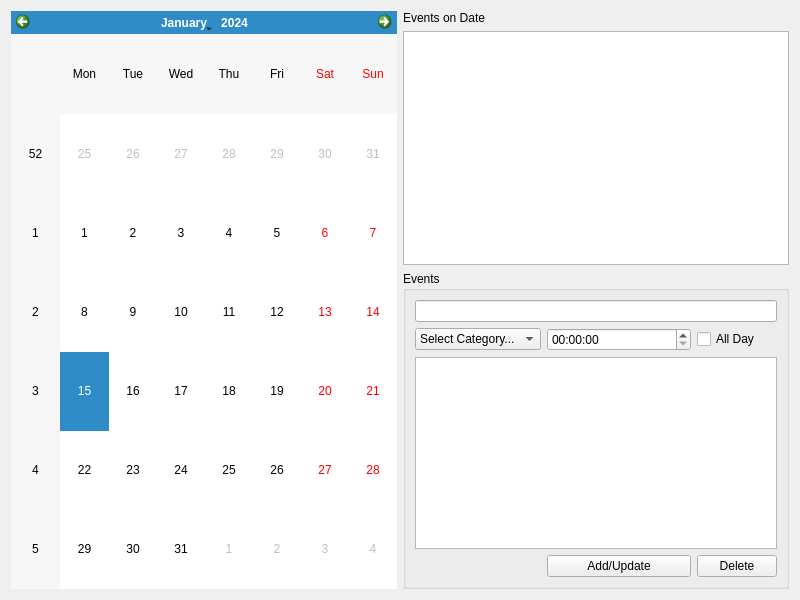
<?xml version="1.0" encoding="UTF-8"?>
<ui version="4.0">
 <class>MainWindow</class>
 <widget class="QWidget" name="MainWindow">
  <property name="geometry">
   <rect>
    <x>0</x>
    <y>0</y>
    <width>800</width>
    <height>600</height>
   </rect>
  </property>
  <property name="sizePolicy">
   <sizepolicy hsizetype="Preferred" vsizetype="Preferred">
    <horstretch>0</horstretch>
    <verstretch>0</verstretch>
   </sizepolicy>
  </property>
  <property name="windowTitle">
   <string>My Calendar App</string>
  </property>
  <layout class="QHBoxLayout" name="horizontalLayout">
   <item>
    <widget class="QCalendarWidget" name="calendar">
     <property name="sizePolicy">
      <sizepolicy hsizetype="Expanding" vsizetype="Expanding">
       <horstretch>0</horstretch>
       <verstretch>0</verstretch>
      </sizepolicy>
     </property>
    </widget>
   </item>
   <item>
    <layout class="QVBoxLayout" name="verticalLayout">
     <item>
      <widget class="QLabel" name="label">
       <property name="text">
        <string>Events on Date</string>
       </property>
      </widget>
     </item>
     <item>
      <widget class="QListWidget" name="event_list"/>
     </item>
     <item>
      <widget class="QGroupBox" name="groupBox">
       <property name="sizePolicy">
        <sizepolicy hsizetype="Preferred" vsizetype="Preferred">
         <horstretch>0</horstretch>
         <verstretch>0</verstretch>
        </sizepolicy>
       </property>
       <property name="title">
        <string>Events</string>
       </property>
       <layout class="QGridLayout" name="gridLayout">
        <item row="1" column="2">
         <widget class="QCheckBox" name="allday_check">
          <property name="sizePolicy">
           <sizepolicy hsizetype="Minimum" vsizetype="Fixed">
            <horstretch>0</horstretch>
            <verstretch>0</verstretch>
           </sizepolicy>
          </property>
          <property name="text">
           <string>All Day</string>
          </property>
         </widget>
        </item>
        <item row="1" column="0">
         <widget class="QComboBox" name="event_category">
          <item>
           <property name="text">
            <string>Select Category...</string>
           </property>
          </item>
          <item>
           <property name="text">
            <string>New...</string>
           </property>
          </item>
          <item>
           <property name="text">
            <string>Work</string>
           </property>
          </item>
          <item>
           <property name="text">
            <string>Meeting</string>
           </property>
          </item>
          <item>
           <property name="text">
            <string>Doctor</string>
           </property>
          </item>
          <item>
           <property name="text">
            <string>Family</string>
           </property>
          </item>
         </widget>
        </item>
        <item row="0" column="0" colspan="3">
         <widget class="QLineEdit" name="event_title"/>
        </item>
        <item row="1" column="1">
         <widget class="QTimeEdit" name="event_time">
          <property name="sizePolicy">
           <sizepolicy hsizetype="Expanding" vsizetype="Fixed">
            <horstretch>0</horstretch>
            <verstretch>0</verstretch>
           </sizepolicy>
          </property>
         </widget>
        </item>
        <item row="2" column="0" colspan="3">
         <widget class="QTextEdit" name="event_details"/>
        </item>
        <item row="3" column="1">
         <widget class="QPushButton" name="add_button">
          <property name="text">
           <string>Add/Update</string>
          </property>
         </widget>
        </item>
        <item row="3" column="2">
         <widget class="QPushButton" name="del_button">
          <property name="text">
           <string>Delete</string>
          </property>
         </widget>
        </item>
       </layout>
      </widget>
     </item>
    </layout>
   </item>
  </layout>
 </widget>
 <resources/>
 <connections>
  <connection>
   <sender>allday_check</sender>
   <signal>toggled(bool)</signal>
   <receiver>event_time</receiver>
   <slot>setDisabled(bool)</slot>
   <hints>
    <hint type="sourcelabel">
     <x>729</x>
     <y>330</y>
    </hint>
    <hint type="destinationlabel">
     <x>618</x>
     <y>330</y>
    </hint>
   </hints>
  </connection>
 </connections>
</ui>
